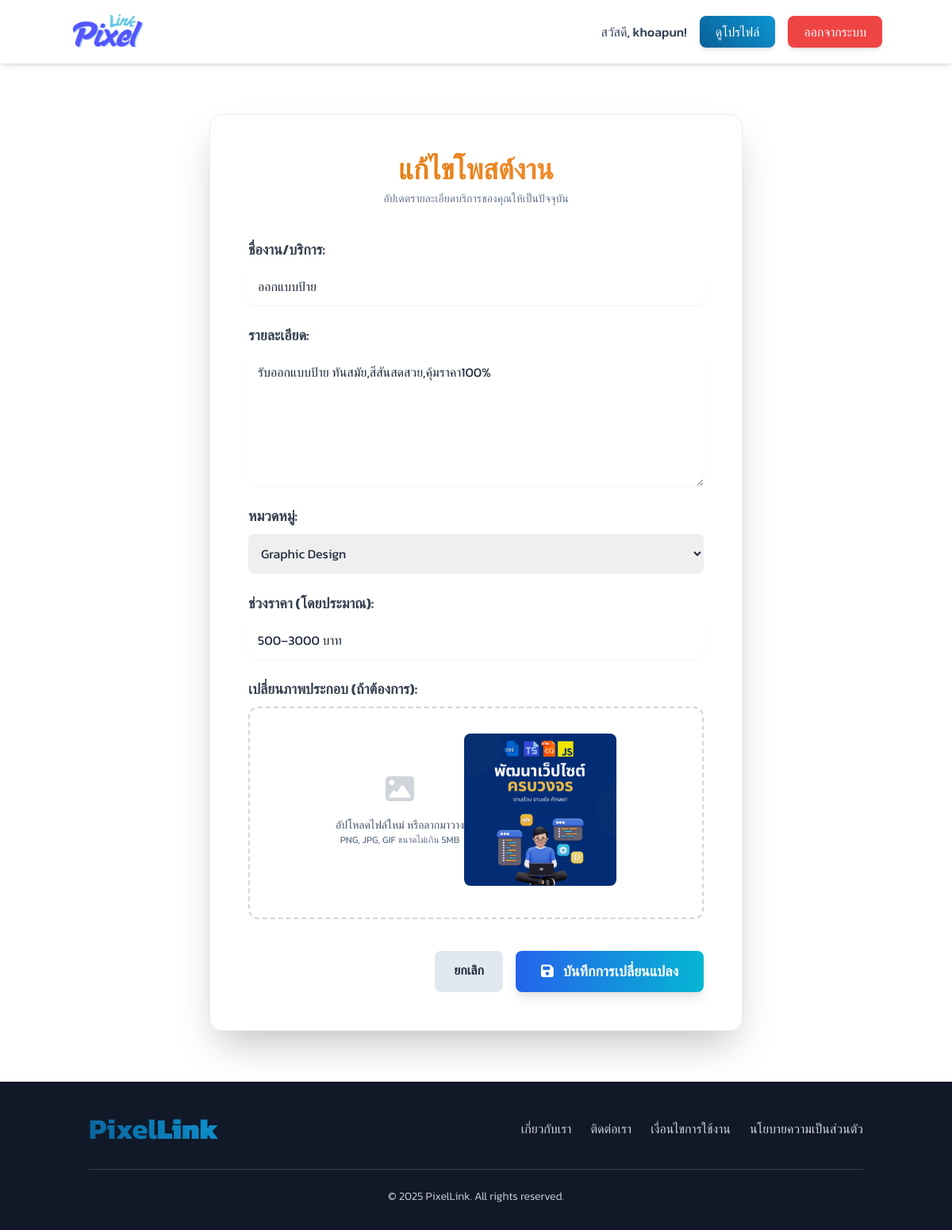
The page /designer/edit_job_post.php?id=23 (signed in) on the database its author committed.
### tables this page shows
CREATE TABLE `uploaded_files` (
  `file_id` int(11) NOT NULL,
  `contract_id` int(11) DEFAULT NULL,
  `job_post_id` int(11) DEFAULT NULL,
  `uploader_id` int(11) NOT NULL,
  `file_name` varchar(255) NOT NULL,
  `file_path` varchar(255) NOT NULL,
  `uploaded_at` timestamp NOT NULL DEFAULT current_timestamp(),
  `file_size` int(11) DEFAULT NULL,
  `uploaded_by_user_id` int(11) DEFAULT NULL,
  `file_type` varchar(255) DEFAULT NULL,
  `uploaded_date` datetime DEFAULT NULL
);

CREATE TABLE `job_postings` (
  `post_id` int(11) NOT NULL,
  `designer_id` int(11) NOT NULL,
  `title` varchar(255) NOT NULL,
  `description` text DEFAULT NULL,
  `category_id` int(11) DEFAULT NULL,
  `price_range` varchar(100) DEFAULT NULL,
  `posted_date` timestamp NOT NULL DEFAULT current_timestamp(),
  `status` enum('active','inactive','completed') DEFAULT 'active',
  `client_id` int(11) NOT NULL,
  `main_image_id` int(11) DEFAULT NULL
);

CREATE TABLE `job_categories` (
  `category_id` int(11) NOT NULL,
  `category_name` varchar(100) NOT NULL
);

### designer/edit_job_post.php (the view, shortened to what this page needs)
<?php
$servername = "localhost";
$username = "root";
$password = "";
$dbname = "pixellink";
$condb = new mysqli($servername, $username, $password, $dbname);
$condb->set_charset("utf8");
$designer_id = $_SESSION['user_id'];
$post_id = isset($_GET['id']) ? (int)$_GET['id'] : 0;
$job_data = null;
$error_message = '';
if ($post_id > 0) {
    $sql_fetch = "SELECT jp.*, uf.file_path
                  FROM job_postings jp
                  LEFT JOIN uploaded_files uf ON jp.main_image_id = uf.file_id
                  WHERE jp.post_id = ? AND jp.designer_id = ?";
    $stmt_fetch = $condb->prepare($sql_fetch);
    $stmt_fetch->bind_param("ii", $post_id, $designer_id);
    $stmt_fetch->execute();
    $result = $stmt_fetch->get_result();
    if ($result->num_rows === 1) {
        $job_data = $result->fetch_assoc();
    } else {
        $error_message = "ไม่พบโพสต์ที่ต้องการแก้ไข หรือคุณไม่มีสิทธิ์";
    }
} else {
    $error_message = "ID ของโพสต์ไม่ถูกต้อง";
}
$categories = [];
$sql_categories = "SELECT category_id, category_name FROM job_categories ORDER BY category_name";
$result_categories = $condb->query($sql_categories);
if ($result_categories) {
    $categories = $result_categories->fetch_all(MYSQLI_ASSOC);
}
$loggedInUserName = '';
if (isset($_SESSION['user_id'])) {
    $loggedInUserName = $_SESSION['username'] ?? $_SESSION['full_name'] ?? '';
}
?>
<!DOCTYPE html>
<html lang="th">
<head>
    <script src="https://cdn.tailwindcss.com"></script>
    <link rel="stylesheet" href="https://cdnjs.cloudflare.com/ajax/libs/font-awesome/6.4.0/css/all.min.css">
    <link href="https://cdn.jsdelivr.net/npm/sweetalert2@11/dist/sweetalert2.min.css" rel="stylesheet">
</head>
<body class="text-slate-800 antialiased">
    <nav class="bg-white/80 backdrop-blur-sm p-4 shadow-md sticky top-0 z-50">
        <div class="container mx-auto flex justify-between items-center">
            <a href="main.php">
                <img src="../dist/img/logo.png" alt="PixelLink Logo" class="h-12 transition-transform hover:scale-105">
            </a>
            <div class="space-x-2 sm:space-x-4 flex items-center flex-nowrap">
                <span class="font-medium text-slate-700 text-xs sm:text-base whitespace-nowrap">
                    สวัสดี, <?= htmlspecialchars($loggedInUserName) ?>!
                </span>
                <a href="view_profile.php?user_id=<?= $_SESSION['user_id']; ?>" class="btn-primary text-white text-xs sm:text-base px-3 sm:px-5 py-2 rounded-lg font-medium shadow-md whitespace-nowrap">ดูโปรไฟล์</a>
                <a href="../logout.php" class="btn-danger text-white text-xs sm:text-base px-3 sm:px-5 py-2 rounded-lg font-medium shadow-md whitespace-nowrap">ออกจากระบบ</a>
            </div>
        </div>
    </nav>
    <main class="container mx-auto px-4 sm:px-6 lg:px-8 py-12 sm:py-16">
        <div class="mx-auto max-w-2xl">
            <?php if (!empty($error_message)): ?>
                <div class="bg-red-100 border-l-4 border-red-500 text-red-700 p-4 rounded-lg shadow-md" role="alert">
                    <p class="font-bold">เกิดข้อผิดพลาด</p>
                    <p><?= htmlspecialchars($error_message) ?></p>
                </div>
            <?php elseif ($job_data): ?>
                <div class="bg-white/95 backdrop-blur-sm rounded-2xl shadow-2xl border border-slate-200/75">
                    <div class="p-8 sm:p-12">
                        <div class="text-center">
                            <h1 class="text-3xl md:text-4xl font-bold bg-gradient-to-r from-amber-600 to-orange-400 bg-clip-text text-transparent">แก้ไขโพสต์งาน</h1>
                            <p class="mt-2 text-sm text-slate-500">อัปเดตรายละเอียดบริการของคุณให้เป็นปัจจุบัน</p>
                        </div>
                        <form action="edit_job_post.php?id=<?= $post_id ?>" method="POST" enctype="multipart/form-data" class="mt-10 space-y-6">
                            <div>
                                <label for="title" class="block text-gray-700 text-lg font-semibold mb-2">ชื่องาน/บริการ:</label>
                                <input type="text" id="title" name="title" value="<?= htmlspecialchars($job_data['title']) ?>" class="block w-full p-3 rounded-lg border-gray-300 shadow-sm focus:border-blue-500 focus:ring-2 focus:ring-blue-500/50" required>
                            </div>
                            <div>
                                <label for="description" class="block text-gray-700 text-lg font-semibold mb-2">รายละเอียด:</label>
                                <textarea id="description" name="description" rows="6" class="block w-full p-3 rounded-lg border-gray-300 shadow-sm focus:border-blue-500 focus:ring-2 focus:ring-blue-500/50" required><?= htmlspecialchars($job_data['description']) ?></textarea>
                            </div>
                            <div>
                                <label for="category" class="block text-gray-700 text-lg font-semibold mb-2">หมวดหมู่:</label>
                                <select id="category" name="category" class="block w-full p-3 rounded-lg border-gray-300 shadow-sm focus:border-blue-500 focus:ring-2 focus:ring-blue-500/50" required>
                                    <?php foreach ($categories as $cat): ?>
                                        <option value="<?= $cat['category_id'] ?>" <?= ($job_data['category_id'] == $cat['category_id']) ? 'selected' : '' ?>>
                                            <?= htmlspecialchars($cat['category_name']) ?>
                                        </option>
                                    <?php endforeach; ?>
                                </select>
                            </div>
                            <div>
                                <label for="price_range" class="block text-gray-700 text-lg font-semibold mb-2">ช่วงราคา (โดยประมาณ):</label>
                                <input type="text" id="price_range" name="price_range" value="<?= htmlspecialchars($job_data['price_range']) ?>" class="block w-full p-3 rounded-lg border-gray-300 shadow-sm focus:border-blue-500 focus:ring-2 focus:ring-blue-500/50" required>
                            </div>
                            <div>
                                <label for="main_image" class="block text-gray-700 text-lg font-semibold mb-2">เปลี่ยนภาพประกอบ (ถ้าต้องการ):</label>
                                <div id="imagePreviewContainer" class="mt-2 flex justify-center items-center rounded-xl border-2 border-dashed border-gray-300 px-6 pt-8 pb-10 cursor-pointer hover:border-blue-400">
                                    <?php $image_source = !empty($job_data['file_path']) && file_exists($job_data['file_path']) ? $job_data['file_path'] : ''; ?>
                                    <div class="text-center" id="placeholderContent" <?= !empty($image_source) ? 'class="hidden"' : '' ?>>
                                        <i class="fa-solid fa-image text-4xl text-gray-300"></i>
                                        <p class="mt-4 text-sm text-slate-600">อัปโหลดไฟล์ใหม่ หรือลากมาวาง</p>
                                        <p class="text-xs text-slate-500">PNG, JPG, GIF ขนาดไม่เกิน 5MB</p>
                                    </div>
                                    <img id="imagePreview" src="<?= htmlspecialchars($image_source) ?>" alt="Image Preview" class="<?= empty($image_source) ? 'hidden' : '' ?> max-h-48 rounded-lg">
                                </div>
                            </div>
                            <div class="flex justify-end pt-4 space-x-4">
                                <a href="view_profile.php?user_id=<?= $designer_id ?>" class="bg-slate-200 hover:bg-slate-300 text-slate-800 px-6 py-3 rounded-lg font-semibold transition-colors">ยกเลิก</a>
                                <button type="submit" class="bg-gradient-to-r from-blue-600 to-cyan-500 text-white px-8 py-3 rounded-lg font-semibold text-lg shadow-lg hover:shadow-xl hover:scale-105 transition-all">
                                    <i class="fas fa-save mr-2"></i> บันทึกการเปลี่ยนแปลง
                                </button>
                            </div>
                        </form>
                    </div>
                </div>
            <?php endif; ?>
        </div>
    </main>
    <footer class="bg-gray-900 text-gray-300 py-8 mt-auto">
        <div class="container mx-auto px-4 md:px-6 text-center">
            <div class="flex flex-col md:flex-row justify-between items-center mb-6">
                <a href="main.php" class="pixellink-logo-footer mb-4 md:mb-0 transition duration-300 hover:opacity-80">Pixel<b>Link</b></a>
                <div class="flex flex-wrap justify-center space-x-2 md:space-x-6 text-sm md:text-base">
                    <a href="#" class="hover:text-white transition duration-300 mb-2 md:mb-0 font-light">เกี่ยวกับเรา</a>
                    <a href="#" class="hover:text-white transition duration-300 mb-2 md:mb-0 font-light">ติดต่อเรา</a>
                    <a href="#" class="hover:text-white transition duration-300 mb-2 md:mb-0 font-light">เงื่อนไขการใช้งาน</a>
                    <a href="#" class="hover:text-white transition duration-300 mb-2 md:mb-0 font-light">นโยบายความเป็นส่วนตัว</a>
                </div>
            </div>
            <hr class="border-gray-700 my-6">
            <p class="text-xs md:text-sm font-light">&copy; <?php echo date('Y'); ?> PixelLink. All rights reserved.</p>
        </div>
    </footer>
</body>
</html>

### designer/edit_job_post.php (style rules this page uses)
body { font-family: 'Kanit', sans-serif; background-image: url('../dist/img/cover.png'); background-size: cover; background-position: center; background-attachment: fixed; }
.btn-primary { background: linear-gradient(45deg, #0a5f97 0%, #0d96d2 100%); color: white; transition: all 0.3s ease; box-shadow: 0 4px 15px rgba(13, 150, 210, 0.3); }
.btn-danger { background-color: #ef4444; color: white; transition: all 0.3s ease; box-shadow: 0 4px 15px rgba(239, 68, 68, 0.3); }
.pixellink-logo-footer { font-weight: 700; font-size: 2.25rem; background: linear-gradient(45deg, #0a5f97, #0d96d2); -webkit-background-clip: text; -webkit-text-fill-color: transparent; }

### rows shown on the page
uploaded_files: title "ออกแบบป้าย", description "รับออกแบบป้าย ทันสมัย,สีสันสดสวย,คุ้มราคา100%", price_range "500–3000 บาท", file_path (picture)
job_postings: category "Graphic Design"

### other values the page prints
$loggedInUserName "khoapun"
